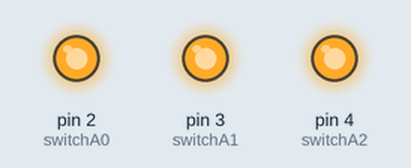
Bench run of a sketch on a simulated Arduino Uno, built with avr-gcc and run on an emulated ATmega328P. Shown: output pins drawn as LEDs (lit = HIGH).

Above: at 1.0 s.
At 3.0 s:
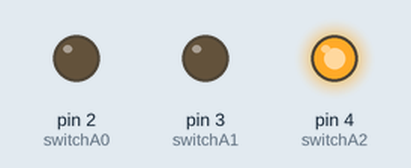
Timing chart, 0 to 4.6 s (numbered marks = the images above):
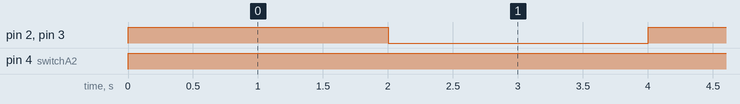

Measured:
- by itself, pin 2 (switchA0), pin 3 (switchA1): alternates HIGH for 2.0 s and LOW for 2.0 s
- by itself, pin 4 (switchA2): LOW → HIGH at 0.00 s

The sketch:

switch.ino
```cpp
int switchA0 = 2;//D1
int switchA1 = 3;//D2
int switchA2 = 4;//D3
void setup(void)
{
  pinMode(switchA0, OUTPUT);
  pinMode(switchA1, OUTPUT);
  pinMode(switchA2, OUTPUT);
}
void loop()
{
  digitalWrite(switchA0, HIGH);
  digitalWrite(switchA1, HIGH);
  digitalWrite(switchA2, HIGH);
  delay(2000);
  digitalWrite(switchA0, LOW);
  digitalWrite(switchA1, LOW);
  digitalWrite(switchA2, HIGH);
  delay(2000);
}
```
